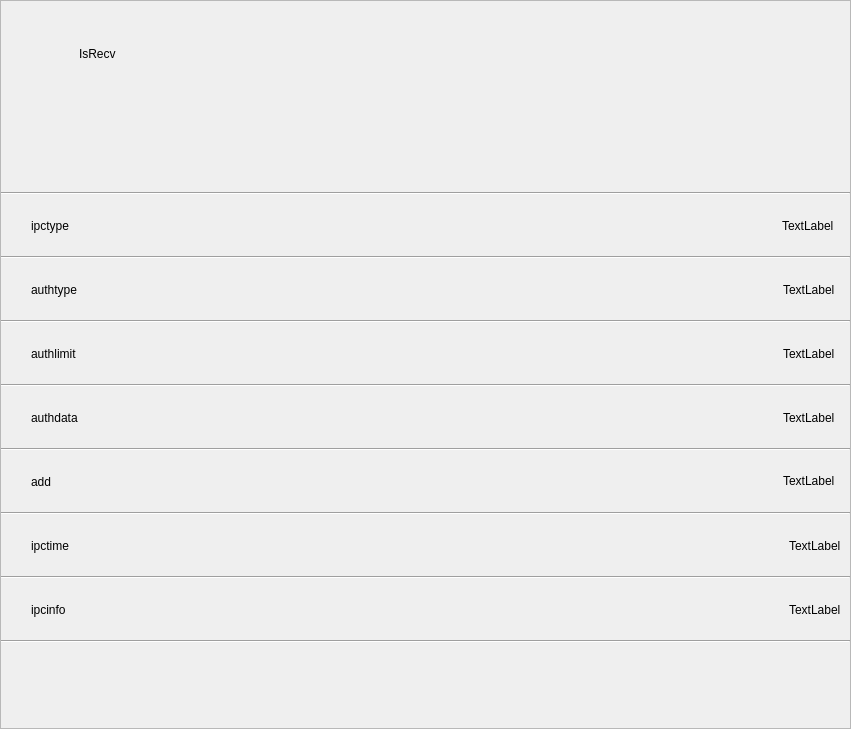
<?xml version="1.0" encoding="UTF-8"?>
<ui version="4.0">
 <class>recvipchistory</class>
 <widget class="QWidget" name="recvipchistory">
  <property name="geometry">
   <rect>
    <x>0</x>
    <y>0</y>
    <width>851</width>
    <height>729</height>
   </rect>
  </property>
  <property name="windowTitle">
   <string>Form</string>
  </property>
  <property name="styleSheet">
   <string notr="true"/>
  </property>
  <layout class="QGridLayout" name="gridLayout_5">
   <property name="leftMargin">
    <number>0</number>
   </property>
   <property name="topMargin">
    <number>0</number>
   </property>
   <property name="rightMargin">
    <number>0</number>
   </property>
   <property name="bottomMargin">
    <number>0</number>
   </property>
   <property name="spacing">
    <number>0</number>
   </property>
   <item row="0" column="0">
    <widget class="QScrollArea" name="scrollArea">
     <property name="styleSheet">
      <string notr="true"/>
     </property>
     <property name="verticalScrollBarPolicy">
      <enum>Qt::ScrollBarAlwaysOff</enum>
     </property>
     <property name="horizontalScrollBarPolicy">
      <enum>Qt::ScrollBarAlwaysOff</enum>
     </property>
     <property name="widgetResizable">
      <bool>true</bool>
     </property>
     <widget class="QWidget" name="scrollAreaWidgetContents">
      <property name="geometry">
       <rect>
        <x>0</x>
        <y>0</y>
        <width>849</width>
        <height>727</height>
       </rect>
      </property>
      <layout class="QGridLayout" name="gridLayout">
       <property name="leftMargin">
        <number>0</number>
       </property>
       <property name="topMargin">
        <number>0</number>
       </property>
       <property name="rightMargin">
        <number>0</number>
       </property>
       <property name="bottomMargin">
        <number>0</number>
       </property>
       <property name="spacing">
        <number>0</number>
       </property>
       <item row="0" column="0">
        <layout class="QVBoxLayout" name="verticalLayout">
         <property name="spacing">
          <number>0</number>
         </property>
         <item>
          <widget class="QFrame" name="frame_2">
           <property name="minimumSize">
            <size>
             <width>0</width>
             <height>191</height>
            </size>
           </property>
           <property name="maximumSize">
            <size>
             <width>16777215</width>
             <height>191</height>
            </size>
           </property>
           <property name="styleSheet">
            <string notr="true">border:none</string>
           </property>
           <property name="frameShape">
            <enum>QFrame::StyledPanel</enum>
           </property>
           <property name="frameShadow">
            <enum>QFrame::Raised</enum>
           </property>
           <layout class="QGridLayout" name="gridLayout_7">
            <property name="leftMargin">
             <number>30</number>
            </property>
            <property name="verticalSpacing">
             <number>0</number>
            </property>
            <item row="0" column="0">
             <layout class="QVBoxLayout" name="verticalLayout_2">
              <item>
               <layout class="QHBoxLayout" name="horizontalLayout_8">
                <property name="spacing">
                 <number>7</number>
                </property>
                <item>
                 <widget class="QLabel" name="label_4">
                  <property name="minimumSize">
                   <size>
                    <width>41</width>
                    <height>41</height>
                   </size>
                  </property>
                  <property name="maximumSize">
                   <size>
                    <width>41</width>
                    <height>41</height>
                   </size>
                  </property>
                  <property name="styleSheet">
                   <string notr="true">background-image: url(:/res/png/recvicon.png);border:none
</string>
                  </property>
                  <property name="text">
                   <string/>
                  </property>
                 </widget>
                </item>
                <item>
                 <widget class="QLabel" name="label_5">
                  <property name="text">
                   <string>IsRecv</string>
                  </property>
                 </widget>
                </item>
                <item>
                 <spacer name="horizontalSpacer_8">
                  <property name="orientation">
                   <enum>Qt::Horizontal</enum>
                  </property>
                  <property name="sizeHint" stdset="0">
                   <size>
                    <width>40</width>
                    <height>20</height>
                   </size>
                  </property>
                 </spacer>
                </item>
               </layout>
              </item>
              <item>
               <widget class="QWidget" name="widget_5" native="true">
                <layout class="QGridLayout" name="gridLayout_6">
                 <item row="0" column="0">
                  <widget class="QLabel" name="ipclabel">
                   <property name="minimumSize">
                    <size>
                     <width>0</width>
                     <height>60</height>
                    </size>
                   </property>
                   <property name="maximumSize">
                    <size>
                     <width>16777215</width>
                     <height>60</height>
                    </size>
                   </property>
                   <property name="font">
                    <font>
                     <pointsize>-1</pointsize>
                    </font>
                   </property>
                   <property name="styleSheet">
                    <string notr="true">font-size : 24px;</string>
                   </property>
                   <property name="text">
                    <string/>
                   </property>
                  </widget>
                 </item>
                </layout>
               </widget>
              </item>
             </layout>
            </item>
           </layout>
          </widget>
         </item>
         <item>
          <widget class="Line" name="line_4">
           <property name="orientation">
            <enum>Qt::Horizontal</enum>
           </property>
          </widget>
         </item>
         <item>
          <widget class="QFrame" name="frame_3">
           <property name="minimumSize">
            <size>
             <width>0</width>
             <height>61</height>
            </size>
           </property>
           <property name="maximumSize">
            <size>
             <width>16777215</width>
             <height>61</height>
            </size>
           </property>
           <property name="styleSheet">
            <string notr="true">border:none</string>
           </property>
           <property name="frameShape">
            <enum>QFrame::StyledPanel</enum>
           </property>
           <property name="frameShadow">
            <enum>QFrame::Raised</enum>
           </property>
           <layout class="QGridLayout" name="gridLayout_2">
            <property name="leftMargin">
             <number>30</number>
            </property>
            <item row="0" column="0">
             <layout class="QHBoxLayout" name="horizontalLayout">
              <property name="leftMargin">
               <number>0</number>
              </property>
              <property name="rightMargin">
               <number>7</number>
              </property>
              <item>
               <widget class="QLabel" name="label">
                <property name="text">
                 <string>ipctype</string>
                </property>
               </widget>
              </item>
              <item>
               <spacer name="horizontalSpacer">
                <property name="orientation">
                 <enum>Qt::Horizontal</enum>
                </property>
                <property name="sizeHint" stdset="0">
                 <size>
                  <width>40</width>
                  <height>20</height>
                 </size>
                </property>
               </spacer>
              </item>
              <item>
               <widget class="QLabel" name="typelabel">
                <property name="layoutDirection">
                 <enum>Qt::RightToLeft</enum>
                </property>
                <property name="text">
                 <string>TextLabel</string>
                </property>
               </widget>
              </item>
             </layout>
            </item>
           </layout>
          </widget>
         </item>
         <item>
          <widget class="Line" name="line_3">
           <property name="orientation">
            <enum>Qt::Horizontal</enum>
           </property>
          </widget>
         </item>
         <item>
          <widget class="QWidget" name="widget_3" native="true">
           <property name="minimumSize">
            <size>
             <width>0</width>
             <height>61</height>
            </size>
           </property>
           <property name="maximumSize">
            <size>
             <width>16777215</width>
             <height>61</height>
            </size>
           </property>
           <layout class="QHBoxLayout" name="horizontalLayout_5">
            <property name="leftMargin">
             <number>30</number>
            </property>
            <property name="rightMargin">
             <number>15</number>
            </property>
            <item>
             <widget class="QLabel" name="labeel">
              <property name="text">
               <string>authtype</string>
              </property>
             </widget>
            </item>
            <item>
             <spacer name="horizontalSpacer_6">
              <property name="orientation">
               <enum>Qt::Horizontal</enum>
              </property>
              <property name="sizeHint" stdset="0">
               <size>
                <width>566</width>
                <height>20</height>
               </size>
              </property>
             </spacer>
            </item>
            <item>
             <widget class="QLabel" name="authtype">
              <property name="text">
               <string>TextLabel</string>
              </property>
             </widget>
            </item>
           </layout>
          </widget>
         </item>
         <item>
          <widget class="Line" name="line_7">
           <property name="orientation">
            <enum>Qt::Horizontal</enum>
           </property>
          </widget>
         </item>
         <item>
          <widget class="QWidget" name="widget_2" native="true">
           <property name="minimumSize">
            <size>
             <width>0</width>
             <height>61</height>
            </size>
           </property>
           <property name="maximumSize">
            <size>
             <width>16777215</width>
             <height>61</height>
            </size>
           </property>
           <layout class="QHBoxLayout" name="horizontalLayout_6">
            <property name="leftMargin">
             <number>30</number>
            </property>
            <property name="rightMargin">
             <number>15</number>
            </property>
            <item>
             <widget class="QLabel" name="label_8">
              <property name="text">
               <string>authlimit</string>
              </property>
             </widget>
            </item>
            <item>
             <spacer name="horizontalSpacer_5">
              <property name="orientation">
               <enum>Qt::Horizontal</enum>
              </property>
              <property name="sizeHint" stdset="0">
               <size>
                <width>566</width>
                <height>20</height>
               </size>
              </property>
             </spacer>
            </item>
            <item>
             <widget class="QLabel" name="authlimit">
              <property name="text">
               <string>TextLabel</string>
              </property>
             </widget>
            </item>
           </layout>
          </widget>
         </item>
         <item>
          <widget class="Line" name="line_6">
           <property name="orientation">
            <enum>Qt::Horizontal</enum>
           </property>
          </widget>
         </item>
         <item>
          <widget class="QWidget" name="widget" native="true">
           <property name="minimumSize">
            <size>
             <width>0</width>
             <height>61</height>
            </size>
           </property>
           <property name="maximumSize">
            <size>
             <width>16777215</width>
             <height>61</height>
            </size>
           </property>
           <layout class="QHBoxLayout" name="horizontalLayout_4">
            <property name="leftMargin">
             <number>30</number>
            </property>
            <property name="rightMargin">
             <number>15</number>
            </property>
            <item>
             <widget class="QLabel" name="label_6">
              <property name="text">
               <string>authdata</string>
              </property>
             </widget>
            </item>
            <item>
             <spacer name="horizontalSpacer_4">
              <property name="orientation">
               <enum>Qt::Horizontal</enum>
              </property>
              <property name="sizeHint" stdset="0">
               <size>
                <width>566</width>
                <height>20</height>
               </size>
              </property>
             </spacer>
            </item>
            <item>
             <widget class="QLabel" name="authdata">
              <property name="text">
               <string>TextLabel</string>
              </property>
             </widget>
            </item>
           </layout>
          </widget>
         </item>
         <item>
          <widget class="Line" name="line_5">
           <property name="orientation">
            <enum>Qt::Horizontal</enum>
           </property>
          </widget>
         </item>
         <item>
          <widget class="QWidget" name="widget_4" native="true">
           <property name="minimumSize">
            <size>
             <width>0</width>
             <height>61</height>
            </size>
           </property>
           <property name="maximumSize">
            <size>
             <width>16777215</width>
             <height>61</height>
            </size>
           </property>
           <layout class="QHBoxLayout" name="horizontalLayout_7">
            <property name="leftMargin">
             <number>30</number>
            </property>
            <property name="rightMargin">
             <number>15</number>
            </property>
            <item>
             <widget class="QLabel" name="label_7">
              <property name="text">
               <string>add</string>
              </property>
             </widget>
            </item>
            <item>
             <spacer name="horizontalSpacer_7">
              <property name="orientation">
               <enum>Qt::Horizontal</enum>
              </property>
              <property name="sizeHint" stdset="0">
               <size>
                <width>807</width>
                <height>20</height>
               </size>
              </property>
             </spacer>
            </item>
            <item>
             <widget class="QLabel" name="add_label">
              <property name="text">
               <string>TextLabel</string>
              </property>
              <property name="textInteractionFlags">
               <set>Qt::LinksAccessibleByKeyboard|Qt::LinksAccessibleByMouse|Qt::TextBrowserInteraction|Qt::TextEditable|Qt::TextEditorInteraction|Qt::TextSelectableByKeyboard|Qt::TextSelectableByMouse</set>
              </property>
             </widget>
            </item>
           </layout>
          </widget>
         </item>
         <item>
          <widget class="Line" name="line_8">
           <property name="orientation">
            <enum>Qt::Horizontal</enum>
           </property>
          </widget>
         </item>
         <item>
          <widget class="QFrame" name="frame_5">
           <property name="minimumSize">
            <size>
             <width>0</width>
             <height>61</height>
            </size>
           </property>
           <property name="maximumSize">
            <size>
             <width>16777215</width>
             <height>61</height>
            </size>
           </property>
           <property name="styleSheet">
            <string notr="true">border:none</string>
           </property>
           <property name="frameShape">
            <enum>QFrame::StyledPanel</enum>
           </property>
           <property name="frameShadow">
            <enum>QFrame::Raised</enum>
           </property>
           <layout class="QGridLayout" name="gridLayout_3">
            <property name="leftMargin">
             <number>30</number>
            </property>
            <item row="0" column="0">
             <layout class="QHBoxLayout" name="horizontalLayout_2">
              <item>
               <widget class="QLabel" name="label_2">
                <property name="text">
                 <string>ipctime</string>
                </property>
               </widget>
              </item>
              <item>
               <spacer name="horizontalSpacer_2">
                <property name="orientation">
                 <enum>Qt::Horizontal</enum>
                </property>
                <property name="sizeHint" stdset="0">
                 <size>
                  <width>40</width>
                  <height>20</height>
                 </size>
                </property>
               </spacer>
              </item>
              <item>
               <widget class="QLabel" name="timelabel">
                <property name="layoutDirection">
                 <enum>Qt::RightToLeft</enum>
                </property>
                <property name="text">
                 <string>TextLabel</string>
                </property>
               </widget>
              </item>
             </layout>
            </item>
           </layout>
          </widget>
         </item>
         <item>
          <widget class="Line" name="line_2">
           <property name="orientation">
            <enum>Qt::Horizontal</enum>
           </property>
          </widget>
         </item>
         <item>
          <widget class="QFrame" name="frame_4">
           <property name="minimumSize">
            <size>
             <width>0</width>
             <height>61</height>
            </size>
           </property>
           <property name="maximumSize">
            <size>
             <width>16777215</width>
             <height>61</height>
            </size>
           </property>
           <property name="styleSheet">
            <string notr="true">border:none</string>
           </property>
           <property name="frameShape">
            <enum>QFrame::StyledPanel</enum>
           </property>
           <property name="frameShadow">
            <enum>QFrame::Raised</enum>
           </property>
           <layout class="QGridLayout" name="gridLayout_4">
            <property name="leftMargin">
             <number>30</number>
            </property>
            <item row="0" column="0">
             <layout class="QHBoxLayout" name="horizontalLayout_3">
              <item>
               <widget class="QLabel" name="label_3">
                <property name="text">
                 <string>ipcinfo</string>
                </property>
               </widget>
              </item>
              <item>
               <spacer name="horizontalSpacer_3">
                <property name="orientation">
                 <enum>Qt::Horizontal</enum>
                </property>
                <property name="sizeHint" stdset="0">
                 <size>
                  <width>40</width>
                  <height>20</height>
                 </size>
                </property>
               </spacer>
              </item>
              <item>
               <widget class="QLabel" name="infolabel">
                <property name="text">
                 <string>TextLabel</string>
                </property>
               </widget>
              </item>
             </layout>
            </item>
           </layout>
          </widget>
         </item>
         <item>
          <widget class="Line" name="line">
           <property name="orientation">
            <enum>Qt::Horizontal</enum>
           </property>
          </widget>
         </item>
         <item>
          <spacer name="verticalSpacer">
           <property name="orientation">
            <enum>Qt::Vertical</enum>
           </property>
           <property name="sizeHint" stdset="0">
            <size>
             <width>20</width>
             <height>40</height>
            </size>
           </property>
          </spacer>
         </item>
        </layout>
       </item>
      </layout>
     </widget>
    </widget>
   </item>
  </layout>
 </widget>
 <resources/>
 <connections/>
</ui>
